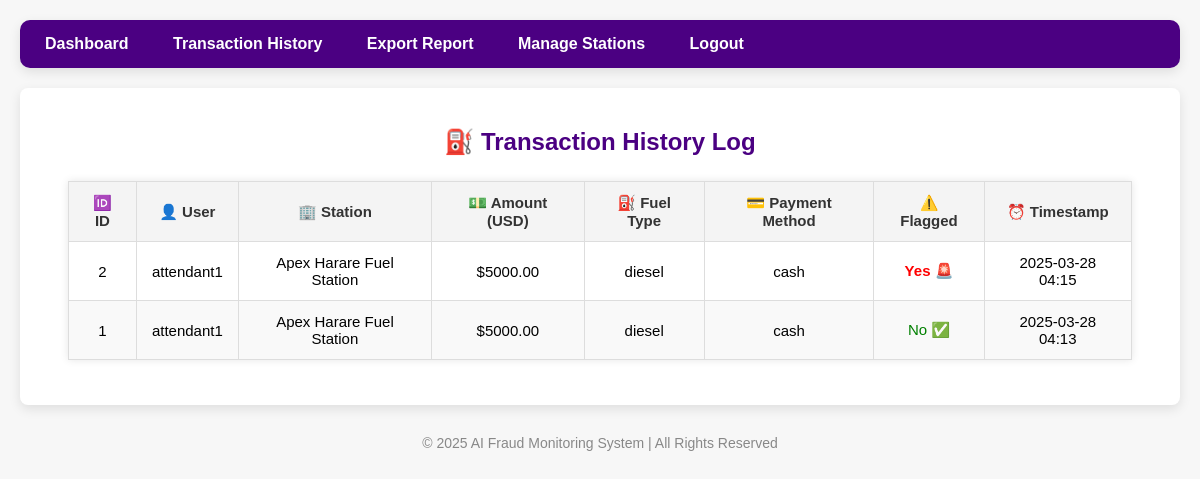
Screenshot of /transactions/history (signed in) with the database file from the repository.
### app/models/transaction.py (models this page shows, shortened)
class Transaction(db.Model):
    __tablename__ = 'transactions'
    id = db.Column(db.Integer, primary_key=True)
    user_id = db.Column(db.Integer, db.ForeignKey('users.id'), nullable=False)
    station_id = db.Column(db.Integer, db.ForeignKey('stations.id'), nullable=False)
    amount = db.Column(db.Float, nullable=False)
    fuel_type = db.Column(db.String(20), nullable=False)
    payment_method = db.Column(db.String(20))  # e.g., card, cash
    timestamp = db.Column(db.DateTime, default=datetime.utcnow)
    is_flagged = db.Column(db.Boolean, default=False)
    is_fraudulent = db.Column(db.Boolean, default=False)
    user = db.relationship('User', backref='transactions')
    station = db.relationship('Station', backref='transactions')
    fraud_alert = db.relationship('FraudAlert', uselist=False, backref='transaction')

### app/models/user.py (models this page shows, shortened)
class User(UserMixin, db.Model):
    __tablename__ = 'users'
    id = db.Column(db.Integer, primary_key=True)
    username = db.Column(db.String(64), unique=True, nullable=False)
    email = db.Column(db.String(120), unique=True, nullable=False)
    password_hash = db.Column(db.String(128), nullable=False)
    role = db.Column(db.String(20), nullable=False)  # e.g., admin, manager, attendant

### app/models/station.py (models this page shows, shortened)
class Station(db.Model):
    __tablename__ = 'stations'
    id = db.Column(db.Integer, primary_key=True)
    name = db.Column(db.String(100), nullable=False)
    location = db.Column(db.String(120), nullable=False)
    current_stock = db.Column(db.Float, nullable=True)  # in liters
    price_per_liter = db.Column(db.Float, nullable=True)

### app/routes/transaction.py (the view)
@transaction_bp.route('/history')
@login_required
def transaction_history():
    txns = Transaction.query.order_by(Transaction.timestamp.desc()).all()
    return render_template('transaction_history.html', transactions=txns)

### app/models/user.py (called while the page is built)
@login_manager.user_loader
def load_user(user_id):
    return User.query.get(int(user_id))

### templates/transaction_history.html (shortened to what this page needs)
{% extends "layout.html" %}
{% block content %}
<h2>⛽ Transaction History Log</h2>
<table>
    <thead>
        <tr>
            <th>🆔 ID</th>
            <th>👤 User</th>
            <th>🏢 Station</th>
            <th>💵 Amount (USD)</th>
            <th>⛽ Fuel Type</th>
            <th>💳 Payment Method</th>
            <th>⚠️ Flagged</th>
            <th>⏰ Timestamp</th>
        </tr>
    </thead>
    <tbody>
        {% for t in transactions %}
        <tr>
            <td>{{ t.id }}</td>
            <td>{{ t.user.username }}</td>
            <td>{{ t.station.name }}</td>
            <td>${{ "%.2f"|format(t.amount) }}</td>
            <td>{{ t.fuel_type }}</td>
            <td>{{ t.payment_method }}</td>
            <td class="{{ 'flagged' if t.is_flagged else 'safe' }}">
                {{ 'Yes 🚨' if t.is_flagged else 'No ✅' }}
            </td>
            <td>{{ t.timestamp.strftime('%Y-%m-%d %H:%M') }}</td>
        </tr>
        {% endfor %}
    </tbody>
</table>
{% endblock %}

### templates/layout.html (shortened to what this page needs)
<!DOCTYPE html>
<html lang="en">
<head>
</head>
<body>
    {% if current_user.is_authenticated %}
    <nav>
        <a href="{{ url_for('dashboard.index') }}">Dashboard</a>
        <a href="{{ url_for('transaction.transaction_history') }}">Transaction History</a>
        <a href="{{ url_for('dashboard.export_fraud_report') }}">Export Report</a>
        <a href="{{ url_for('station.list_stations') }}">Manage Stations</a>
        <a href="{{ url_for('auth.logout') }}">Logout</a>
    </nav>
    {% endif %}
    <div class="content-wrapper">
        {% block content %}{% endblock %}
    </div>
    <footer>
        &copy; 2025 AI Fraud Monitoring System | All Rights Reserved
    </footer>
</body>
</html>

### templates/layout.html (style rules this page uses)
body { font-family: 'Arial', sans-serif; margin: 0; padding: 20px; background-color: #f7f7f7; }
nav { background-color: #4B0082; color: #fff; padding: 15px; border-radius: 10px; margin-bottom: 20px; box-shadow: 0 4px 12px rgba(0, 0, 0, 0.1); }
nav a { margin-right: 20px; color: #fff; font-weight: bold; text-decoration: none; padding: 10px; transition: background-color 0.3s; }
.content-wrapper { background-color: #fff; padding: 20px; border-radius: 8px; box-shadow: 0 4px 12px rgba(0, 0, 0, 0.1); }
footer { text-align: center; margin-top: 30px; font-size: 14px; color: #888; }

### templates/transaction_history.html (style rules this page uses)
h2 { color: #4B0082; text-align: center; margin-top: 20px; }
table { width: 95%; margin: 25px auto; border-collapse: collapse; font-size: 15px; background-color: #fff; box-shadow: 0 0 8px rgba(0, 0, 0, 0.1); }
th, td { padding: 12px 15px; text-align: center; border: 1px solid #ddd; }
th { background-color: #f4f4f4; color: #333; }
tr:nth-child(even) { background-color: #f9f9f9; }
.flagged { font-weight: bold; color: red; }
.safe { color: green; }

### rows the page displays
Transaction: id "2", user.username "attendant1", station.name "Apex Harare Fuel Station", amount "5000.00", fuel_type "diesel", payment_method "cash", is_flagged "Yes 🚨", timestamp "2025-03-28 04:15"
Transaction: id "1", user.username "attendant1", station.name "Apex Harare Fuel Station", amount "5000.00", fuel_type "diesel", payment_method "cash", is_flagged "No ✅", timestamp "2025-03-28 04:13"
